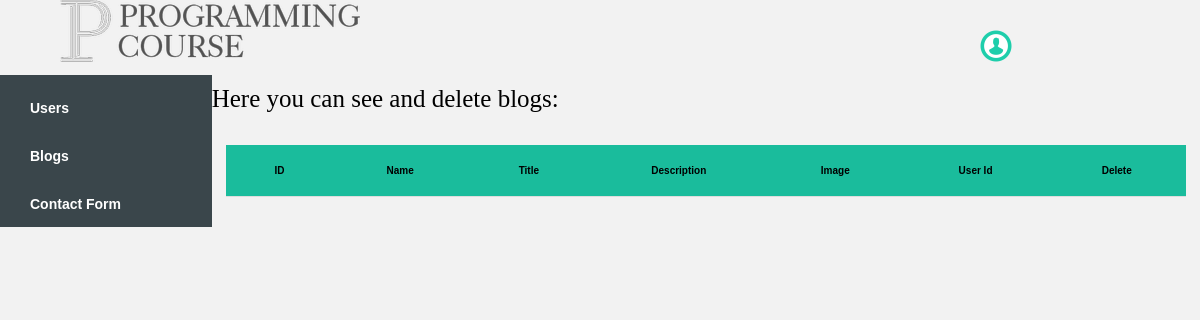
Page /admin_blogs.php on the earlier database version.
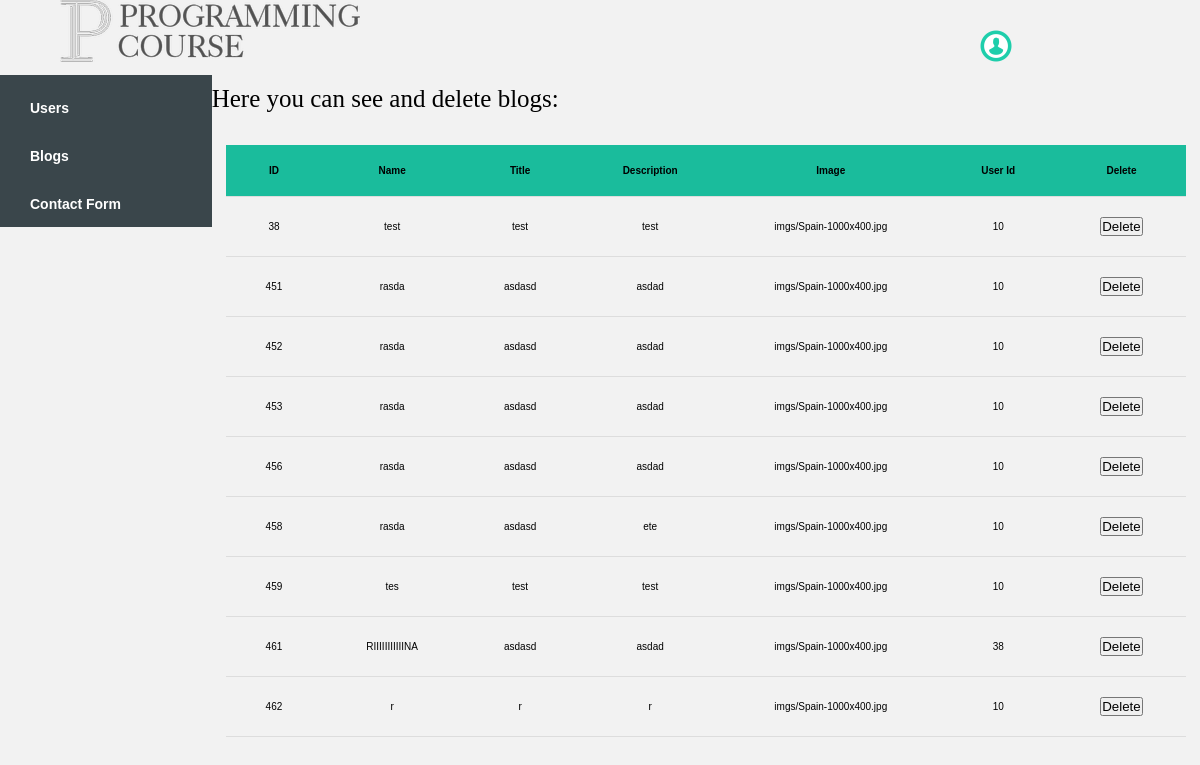
Same page on the later database version.
### tables this page shows
CREATE TABLE `blogs` (
  `ID` int(11) NOT NULL,
  `Name` varchar(100) NOT NULL,
  `Description` longtext NOT NULL,
  `Image` varchar(100) NOT NULL,
  `User_id` int(11) NOT NULL,
  `Titulli2` longtext NOT NULL
);

### showBlogs.php (called while the page is built, shortened)
<?php
class showBlogs{
        public function showBlogs(){
        $obj = new Connection();
        $connection = $obj->getConnection();
        $sql='select * from blogs';
        $result = mysqli_query($connection, $sql);
             return $result;
        }
    }
?>

### admin_blogs.php (the view, shortened to what this page needs)
<?php
include_once "navigation.php";
?>
<html>
    <head>
    <link rel="stylesheet" href="css/dashboard.css">
    </head>
<body>
<div class="blogs">
    <p>Here you can see and delete blogs:</p>
                    <br>
                    <?php
                     include_once 'showBlogs.php';
                     $show = new showBlogs();
                     $result = $show->showBlogs();
                     echo "
                     <table class='center' id='blog_table' >
                     <tr>
                     <th>ID</th>
                     <th>Name</th>
                     <th>Title</th>
                     <th>Description</th>
                     <th>Image</th> <br>
                     <th>User Id</th>
                     <th>Delete</th>
                     </tr>";
                     while($row=mysqli_fetch_array($result))
                     {
                     echo "<div class='datas''><tr><td>
                     ".$row['ID']."</td><td>".$row['Name']."</td>
                     <td>".$row['Titulli2']."</td>
                     <td>".$row['Description']."</td>
                      <td>".$row['Image']."</td>
                      <td>".$row['User_id']."
                      <td> <button class='delete' type='button' value=".$row['ID']."> Delete </td>";
         }
         echo "</table>";?>
            </div>
</body>
</html>

Differences in the rows shown:
added blogs: ID "38", Name "test", Titulli2 "test", Description "test", Image "imgs/Spain-1000x400.jpg", User "10"
added blogs: ID "451", Name "rasda", Titulli2 "asdasd", Description "asdad", Image "imgs/Spain-1000x400.jpg", User "10"
added blogs: ID "452", Name "rasda", Titulli2 "asdasd", Description "asdad", Image "imgs/Spain-1000x400.jpg", User "10"
added blogs: ID "453", Name "rasda", Titulli2 "asdasd", Description "asdad", Image "imgs/Spain-1000x400.jpg", User "10"
added blogs: ID "456", Name "rasda", Titulli2 "asdasd", Description "asdad", Image "imgs/Spain-1000x400.jpg", User "10"
added blogs: ID "458", Name "rasda", Titulli2 "asdasd", Description "ete", Image "imgs/Spain-1000x400.jpg", User "10"
added blogs: ID "459", Name "tes", Titulli2 "test", Description "test", Image "imgs/Spain-1000x400.jpg", User "10"
added blogs: ID "461", Name "RIIIIIIIIIIINA", Titulli2 "asdasd", Description "asdad", Image "imgs/Spain-1000x400.jpg", User "38"
added blogs: ID "462", Name "r", Titulli2 "r", Description "r", Image "imgs/Spain-1000x400.jpg", User "10"
